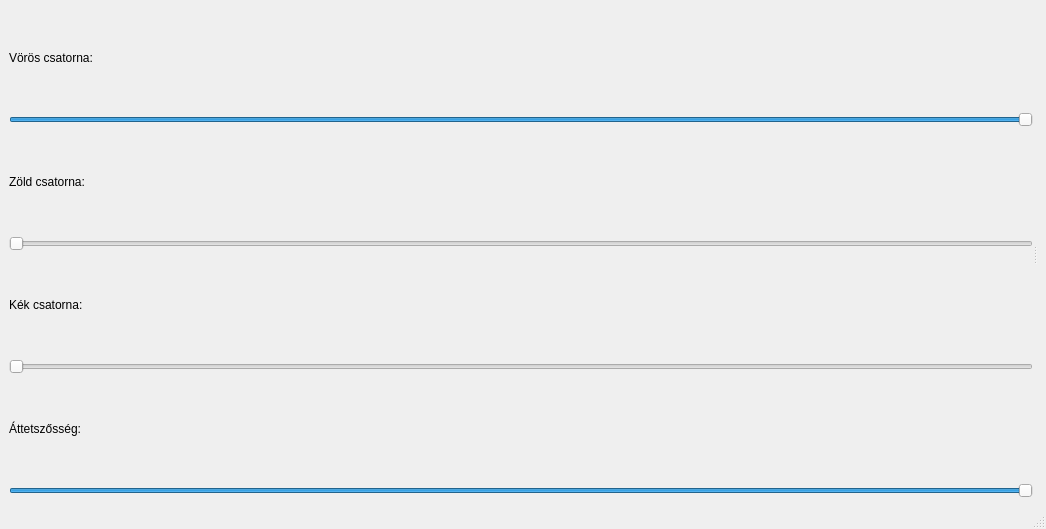
<?xml version="1.0" encoding="UTF-8"?>
<ui version="4.0">
 <class>OpenGlDemo</class>
 <widget class="QMainWindow" name="OpenGlDemo">
  <property name="geometry">
   <rect>
    <x>0</x>
    <y>0</y>
    <width>1046</width>
    <height>529</height>
   </rect>
  </property>
  <property name="windowTitle">
   <string>MainWindow</string>
  </property>
  <widget class="QWidget" name="centralwidget">
   <layout class="QHBoxLayout" name="horizontalLayout">
    <item>
     <widget class="QSplitter" name="splitter">
      <property name="enabled">
       <bool>true</bool>
      </property>
      <property name="orientation">
       <enum>Qt::Orientation::Horizontal</enum>
      </property>
      <widget class="QWidget" name="verticalLayoutWidget">
       <layout class="QVBoxLayout" name="verticalLayout">
        <item>
         <widget class="QLabel" name="label">
          <property name="text">
           <string>Vörös csatorna:</string>
          </property>
         </widget>
        </item>
        <item>
         <widget class="QSlider" name="RedChannel">
          <property name="maximum">
           <number>255</number>
          </property>
          <property name="value">
           <number>255</number>
          </property>
          <property name="orientation">
           <enum>Qt::Orientation::Horizontal</enum>
          </property>
         </widget>
        </item>
        <item>
         <widget class="QLabel" name="label_2">
          <property name="text">
           <string>Zöld csatorna:</string>
          </property>
         </widget>
        </item>
        <item>
         <widget class="QSlider" name="GreenChanel">
          <property name="maximum">
           <number>255</number>
          </property>
          <property name="orientation">
           <enum>Qt::Orientation::Horizontal</enum>
          </property>
         </widget>
        </item>
        <item>
         <widget class="QLabel" name="label_3">
          <property name="text">
           <string>Kék csatorna:</string>
          </property>
         </widget>
        </item>
        <item>
         <widget class="QSlider" name="BlueChannel">
          <property name="maximum">
           <number>255</number>
          </property>
          <property name="singleStep">
           <number>1</number>
          </property>
          <property name="orientation">
           <enum>Qt::Orientation::Horizontal</enum>
          </property>
         </widget>
        </item>
        <item>
         <widget class="QLabel" name="label_4">
          <property name="text">
           <string>Áttetszősség:</string>
          </property>
         </widget>
        </item>
        <item>
         <widget class="QSlider" name="AlphaChannel">
          <property name="maximum">
           <number>255</number>
          </property>
          <property name="value">
           <number>255</number>
          </property>
          <property name="orientation">
           <enum>Qt::Orientation::Horizontal</enum>
          </property>
         </widget>
        </item>
       </layout>
      </widget>
      <widget class="QWidget" name="verticalLayoutWidget_2">
       <layout class="QVBoxLayout" name="verticalLayout_4">
        <item alignment="Qt::AlignmentFlag::AlignHCenter|Qt::AlignmentFlag::AlignVCenter">
         <widget class="GlWidget" name="widget" native="true">
          <property name="enabled">
           <bool>true</bool>
          </property>
          <property name="minimumSize">
           <size>
            <width>0</width>
            <height>10</height>
           </size>
          </property>
         </widget>
        </item>
       </layout>
      </widget>
     </widget>
    </item>
   </layout>
  </widget>
  <widget class="QStatusBar" name="statusbar"/>
 </widget>
 <customwidgets>
  <customwidget>
   <class>GlWidget</class>
   <extends>QWidget</extends>
   <header location="global">glwidget.h</header>
   <container>1</container>
  </customwidget>
 </customwidgets>
 <resources/>
 <connections/>
</ui>
